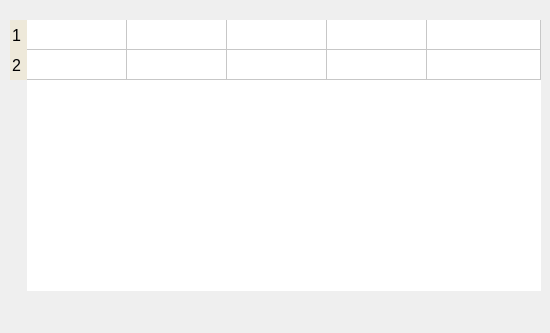
      <widget class="QWidget" name="page_3">
       <widget class="QTableWidget" name="tableWidget">
        <property name="geometry">
         <rect>
          <x>10</x>
          <y>20</y>
          <width>531</width>
          <height>271</height>
         </rect>
        </property>
        <property name="font">
         <font>
          <family>MS Shell Dlg 2</family>
          <pointsize>12</pointsize>
          <weight>50</weight>
          <italic>false</italic>
          <bold>false</bold>
         </font>
        </property>
        <property name="layoutDirection">
         <enum>Qt::LeftToRight</enum>
        </property>
        <property name="autoFillBackground">
         <bool>false</bool>
        </property>
        <property name="styleSheet">
         <string notr="true">QHeaderView::section {
	font: 14pt &quot;MS Shell Dlg 2&quot;;
    background-color: rgb(238, 233, 218);
    padding: 2px;
	border: 1px soild grey;
}
QTableWidget {
    border: 1px soild grey;
    font: 12pt &quot;MS Shell Dlg 2&quot;;
}
QTableWidget QTableCornerButton::section {
    background-color: rgb(238, 233, 218);
	border: 1px soild grey;
}

QScrollBar:vertical {
    border: 0px;
    background:white;
    width:5px;
    border-radius: 5px;
    margin: 0px;
}
QScrollBar::handle:vertical {
    min-height: 0px;
    border: 0px;
    border-radius: 5px;
    background-color: rgb(62, 57, 57);
}
QScrollBar::add-line:vertical {
    height: 0px;
    subcontrol-position: bottom;
    subcontrol-origin: margin;
}
QScrollBar::sub-line:vertical {
    height: 0px;
    subcontrol-position: top;
    subcontrol-origin: margin;
}

QScrollBar:horizontal {
    border: 0px;
    background:white;
    border-radius: 5px;
    margin: 0px;
	height: 5px;
}
QScrollBar::handle:horizontal {
    min-height: 0px;
    border: 0px;
    border-radius: 5px;
    background-color: rgb(62, 57, 57);
}
QScrollBar::add-line:horizontal {
    height: 0px;
    subcontrol-position: bottom;
    subcontrol-origin: margin;
}
QScrollBar::sub-line:horizontal {
    height: 0px;
    subcontrol-position: top;
    subcontrol-origin: margin;
}</string>
        </property>
        <property name="frameShape">
         <enum>QFrame::NoFrame</enum>
        </property>
        <property name="frameShadow">
         <enum>QFrame::Sunken</enum>
        </property>
        <property name="alternatingRowColors">
         <bool>false</bool>
        </property>
        <property name="textElideMode">
         <enum>Qt::ElideMiddle</enum>
        </property>
        <property name="showGrid">
         <bool>true</bool>
        </property>
        <property name="gridStyle">
         <enum>Qt::SolidLine</enum>
        </property>
        <property name="cornerButtonEnabled">
         <bool>true</bool>
        </property>
        <property name="rowCount">
         <number>2</number>
        </property>
        <attribute name="horizontalHeaderVisible">
         <bool>false</bool>
        </attribute>
        <attribute name="horizontalHeaderCascadingSectionResizes">
         <bool>false</bool>
        </attribute>
        <attribute name="horizontalHeaderDefaultSectionSize">
         <number>100</number>
        </attribute>
        <attribute name="horizontalHeaderHighlightSections">
         <bool>true</bool>
        </attribute>
        <attribute name="horizontalHeaderShowSortIndicator" stdset="0">
         <bool>false</bool>
        </attribute>
        <attribute name="horizontalHeaderStretchLastSection">
         <bool>true</bool>
        </attribute>
        <attribute name="verticalHeaderCascadingSectionResizes">
         <bool>false</bool>
        </attribute>
        <attribute name="verticalHeaderShowSortIndicator" stdset="0">
         <bool>false</bool>
        </attribute>
        <attribute name="verticalHeaderStretchLastSection">
         <bool>false</bool>
        </attribute>
        <row/>
        <row/>
        <column>
         <property name="text">
          <string>Tên</string>
         </property>
        </column>
        <column>
         <property name="text">
          <string>Làm việc</string>
         </property>
        </column>
        <column>
         <property name="text">
          <string>Nghỉ ngắn</string>
         </property>
        </column>
        <column>
         <property name="text">
          <string>Nghỉ dài</string>
         </property>
        </column>
        <column>
         <property name="text">
          <string>Phiên</string>
         </property>
        </column>
       </widget>
       <widget class="QPushButton" name="pushButton_3">
        <property name="geometry">
         <rect>
          <x>504</x>
          <y>293</y>
          <width>31</width>
          <height>31</height>
         </rect>
        </property>
        <property name="styleSheet">
         <string notr="true">border: 0px;</string>
        </property>
        <property name="text">
         <string/>
        </property>
        <property name="icon">
         <iconset resource="../qrc/icon.qrc">
          <normaloff>:/icon/minus-circle.png</normaloff>:/icon/minus-circle.png</iconset>
        </property>
        <property name="iconSize">
         <size>
          <width>24</width>
          <height>24</height>
         </size>
        </property>
       </widget>
       <widget class="QPushButton" name="pushButton_4">
        <property name="geometry">
         <rect>
          <x>470</x>
          <y>293</y>
          <width>31</width>
          <height>31</height>
         </rect>
        </property>
        <property name="styleSheet">
         <string notr="true">border: 0px;</string>
        </property>
        <property name="text">
         <string/>
        </property>
        <property name="icon">
         <iconset resource="../qrc/icon.qrc">
          <normaloff>:/icon/plus-circle.png</normaloff>:/icon/plus-circle.png</iconset>
        </property>
        <property name="iconSize">
         <size>
          <width>24</width>
          <height>24</height>
         </size>
        </property>
       </widget>
       <widget class="QPushButton" name="pushButton_5">
        <property name="geometry">
         <rect>
          <x>430</x>
          <y>293</y>
          <width>31</width>
          <height>31</height>
         </rect>
        </property>
        <property name="styleSheet">
         <string notr="true">border: 0px;</string>
        </property>
        <property name="text">
         <string/>
        </property>
        <property name="icon">
         <iconset resource="../qrc/icon.qrc">
          <normaloff>:/icon/back.png</normaloff>:/icon/back.png</iconset>
        </property>
        <property name="iconSize">
         <size>
          <width>24</width>
          <height>24</height>
         </size>
        </property>
       </widget>
      </widget>
